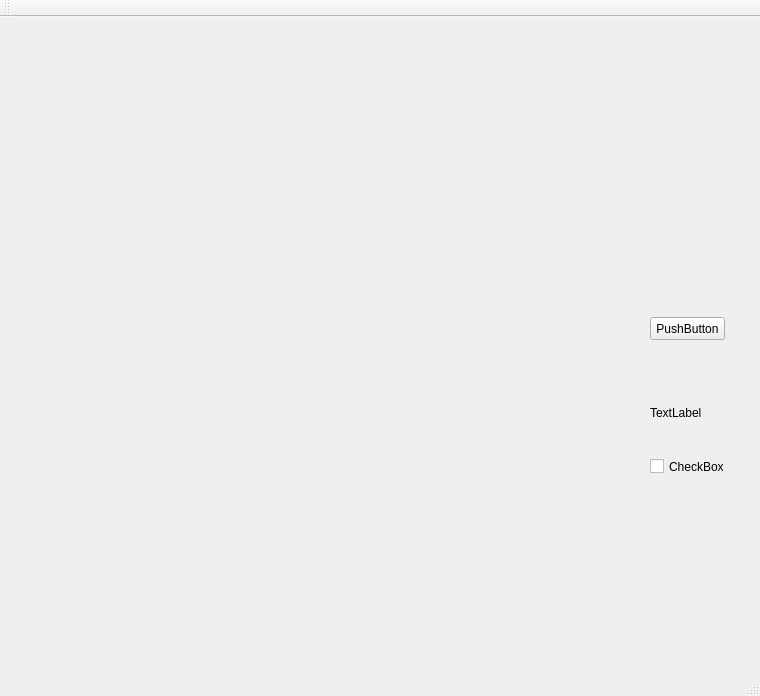
<?xml version="1.0" encoding="UTF-8"?>
<ui version="4.0">
 <class>MainWindow</class>
 <widget class="QMainWindow" name="MainWindow">
  <property name="geometry">
   <rect>
    <x>0</x>
    <y>0</y>
    <width>760</width>
    <height>696</height>
   </rect>
  </property>
  <property name="windowTitle">
   <string>MainWindow</string>
  </property>
  <widget class="QWidget" name="centralWidget">
   <widget class="myPainter" name="widget" native="true">
    <property name="geometry">
     <rect>
      <x>10</x>
      <y>10</y>
      <width>600</width>
      <height>600</height>
     </rect>
    </property>
   </widget>
   <widget class="QPushButton" name="pushButton">
    <property name="geometry">
     <rect>
      <x>650</x>
      <y>300</y>
      <width>75</width>
      <height>23</height>
     </rect>
    </property>
    <property name="text">
     <string>PushButton</string>
    </property>
   </widget>
   <widget class="QLabel" name="label">
    <property name="geometry">
     <rect>
      <x>650</x>
      <y>390</y>
      <width>54</width>
      <height>12</height>
     </rect>
    </property>
    <property name="text">
     <string>TextLabel</string>
    </property>
   </widget>
   <widget class="QCheckBox" name="checkBox">
    <property name="geometry">
     <rect>
      <x>650</x>
      <y>440</y>
      <width>88</width>
      <height>19</height>
     </rect>
    </property>
    <property name="text">
     <string>CheckBox</string>
    </property>
   </widget>
  </widget>
  <widget class="QMenuBar" name="menuBar">
   <property name="geometry">
    <rect>
     <x>0</x>
     <y>0</y>
     <width>760</width>
     <height>26</height>
    </rect>
   </property>
  </widget>
  <widget class="QToolBar" name="mainToolBar">
   <attribute name="toolBarArea">
    <enum>TopToolBarArea</enum>
   </attribute>
   <attribute name="toolBarBreak">
    <bool>false</bool>
   </attribute>
  </widget>
  <widget class="QStatusBar" name="statusBar"/>
 </widget>
 <layoutdefault spacing="6" margin="11"/>
 <customwidgets>
  <customwidget>
   <class>myPainter</class>
   <extends>QWidget</extends>
   <header location="global">mypainter.h</header>
   <container>1</container>
  </customwidget>
 </customwidgets>
 <resources/>
 <connections/>
</ui>
